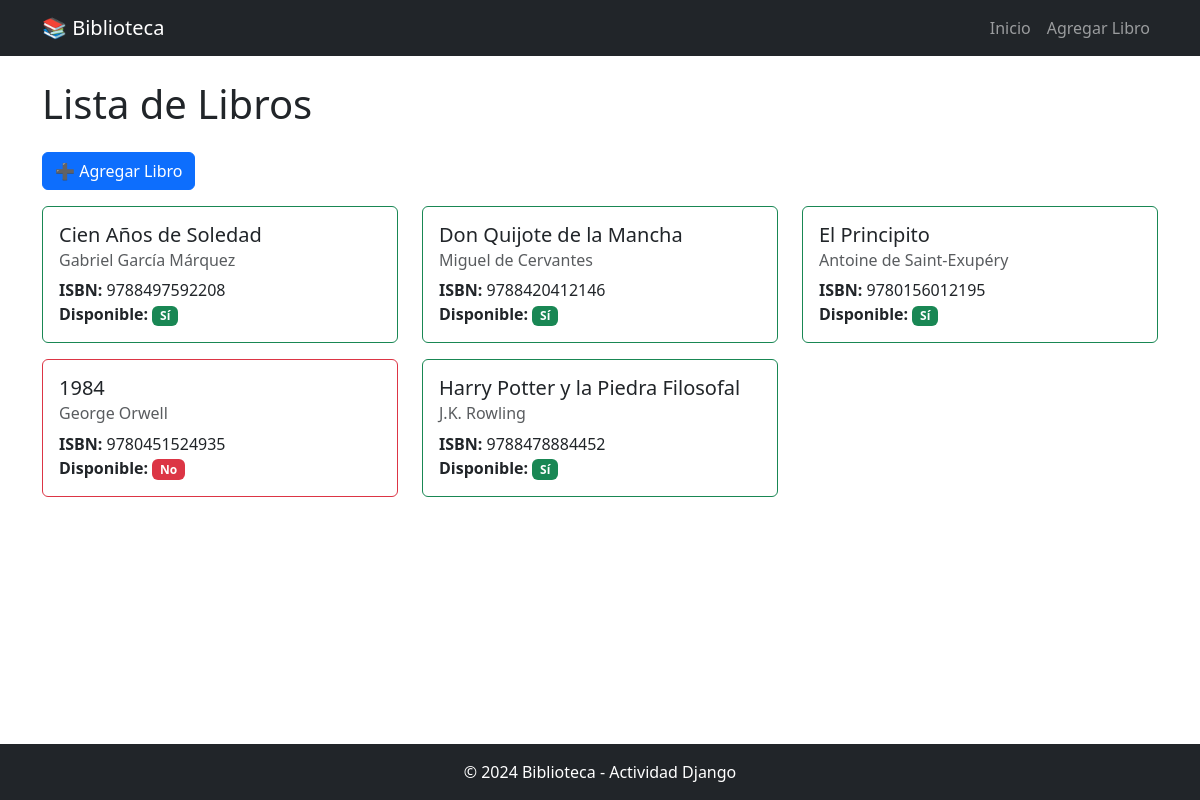
The page / on the database its author committed.
### libros/models.py (models this page shows, shortened)
class Libro(models.Model):
    titulo = models.CharField(max_length=200)
    autor = models.CharField(max_length=150)
    isbn = models.CharField(max_length=13, unique=True)
    disponible = models.BooleanField(default=True)

### libros/views.py (the view)
# urls.py: path('', views.lista_libros, name='lista_libros'),
def lista_libros(request):
    libros = Libro.objects.all()
    return render(request, 'libros/lista_libros.html', {'libros': libros})

### libros/templates/libros/lista_libros.html
{% extends 'base.html' %}
{% block content %}
    <h1 class="mb-4">Lista de Libros</h1>
    <a href="{% url 'agregar_libro' %}" class="btn btn-primary mb-3">➕ Agregar Libro</a>
    <div class="row">
        {% for libro in libros %}
            <div class="col-md-4 mb-3">
                <div class="card {% if libro.disponible %}border-success{% else %}border-danger{% endif %}">
                    <div class="card-body">
                        <h5 class="card-title">{{ libro.titulo }}</h5>
                        <h6 class="card-subtitle mb-2 text-muted">{{ libro.autor }}</h6>
                        <p class="card-text">
                            <strong>ISBN:</strong> {{ libro.isbn }}<br>
                            <strong>Disponible:</strong>
                            {% if libro.disponible %}<span class="badge bg-success">Sí</span>
                            {% else %}<span class="badge bg-danger">No</span>{% endif %}
                        </p>
                    </div>
                </div>
            </div>
        {% empty %}
            <p class="text-muted">No hay libros registrados.</p>
        {% endfor %}
    </div>
{% endblock %}

### libros/templates/base.html (shortened to what this page needs)
<!DOCTYPE html>
<html lang="es">
<head>
    <link href="https://cdn.jsdelivr.net/npm/bootstrap@5.3.0/dist/css/bootstrap.min.css" rel="stylesheet">
</head>
<body class="d-flex flex-column min-vh-100">
    <nav class="navbar navbar-expand-lg navbar-dark bg-dark">
        <div class="container">
            <a class="navbar-brand" href="{% url 'lista_libros' %}">📚 Biblioteca</a>
            <div class="collapse navbar-collapse">
                <ul class="navbar-nav ms-auto">
                    <li class="nav-item"><a class="nav-link" href="{% url 'lista_libros' %}">Inicio</a></li>
                    <li class="nav-item"><a class="nav-link" href="{% url 'agregar_libro' %}">Agregar Libro</a></li>
                </ul>
            </div>
        </div>
    </nav>
    <main class="container mt-4 flex-grow-1">
        {% block content %}{% endblock %}
    </main>
    <footer class="bg-dark text-white text-center py-3 mt-auto">
        <p class="mb-0">&copy; 2024 Biblioteca - Actividad Django</p>
    </footer>
</body>
</html>

### rows shown on the page
Libro: titulo "Cien Años de Soledad", autor "Gabriel García Márquez", isbn "9788497592208", disponible "Sí"
Libro: titulo "Don Quijote de la Mancha", autor "Miguel de Cervantes", isbn "9788420412146", disponible "Sí"
Libro: titulo "El Principito", autor "Antoine de Saint-Exupéry", isbn "9780156012195", disponible "Sí"
Libro: titulo "1984", autor "George Orwell", isbn "9780451524935", disponible "No"
Libro: titulo "Harry Potter y la Piedra Filosofal", autor "J.K. Rowling", isbn "9788478884452", disponible "Sí"
